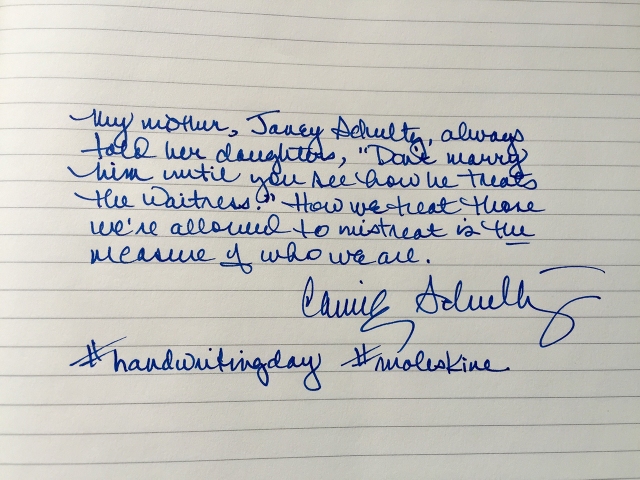
#> input picture Exercise/Thresholding/paper.jpg, 1280 x 959 px, found by its file name (shown at 1/2 size)
$ python thresh.py
#> lines starting #> are read from the running program, lines starting #| are printed output that depends on the picture; after the words box and inside, x2 and y2 are one past the last pixel; in counts of white or black regions, pixels touching at a corner belong together
import cv2
import numpy as np
from matplotlib import pyplot as plt

img = cv2.imread(
    'D:\Programming\Kuliah\Magang\ImplementasiOCV\Exercise\Thresholding\paper.jpg')
#> img is the input picture: shape (959, 1280, 3); mean B, G, R 188.5, 192.1, 192.6

img = cv2.resize(img, (0, 0), fx=0.3, fy=0.3)
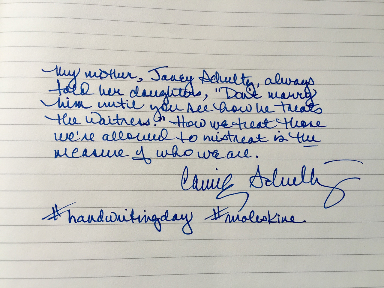
#> img: shape (288, 384, 3); mean B, G, R 188.4, 192.1, 192.6

gray = cv2.cvtColor(img, cv2.COLOR_BGR2GRAY)
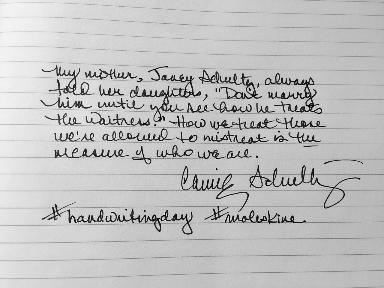
#> gray: shape (288, 384); min 5, max 246, mean 191.8

ret, th1 = cv2.threshold(gray, 127, 255, cv2.THRESH_BINARY)
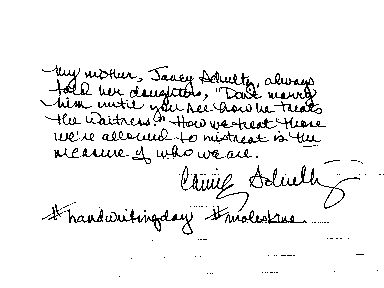
#> th1: shape (288, 384); 94.1% white; black in thin lines or dots, all inside (x1, y1, x2, y2) = (40, 65, 384, 277)
th2 = cv2.adaptiveThreshold(gray, 255, cv2.ADAPTIVE_THRESH_MEAN_C,
                            cv2.THRESH_BINARY, 11, 2)
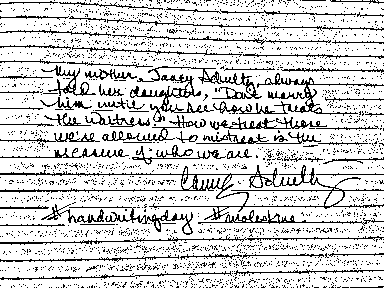
#> th2: shape (288, 384); 82.5% white; black in thin lines or dots
th3 = cv2.adaptiveThreshold(gray, 255, cv2.ADAPTIVE_THRESH_GAUSSIAN_C,
                            cv2.THRESH_BINARY, 11, 2)
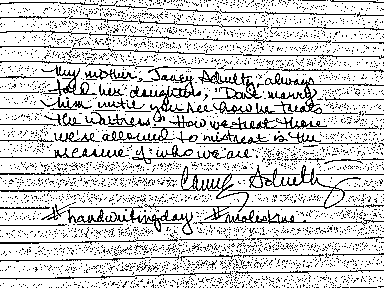
#> th3: shape (288, 384); 81.9% white; black in thin lines or dots
ret3, th4 = cv2.threshold(gray, 0, 255, cv2.THRESH_BINARY+cv2.THRESH_OTSU)
#> th4: shape (288, 384); 94.1% white; black in thin lines or dots, all inside (x1, y1, x2, y2) = (40, 65, 384, 274)
#> ret3 = 126

show = np.concatenate((th1, th2, th3, th4), axis=1)
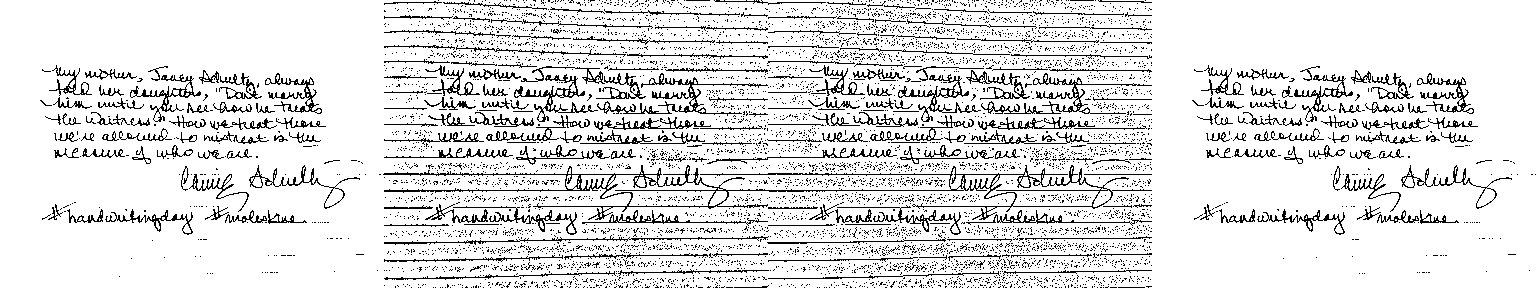
#> show: shape (288, 1536); 88.1% white; black in thin lines or dots

cv2.imshow("Result", show)

cv2.waitKey(0)

cv2.destroyAllWindows()
